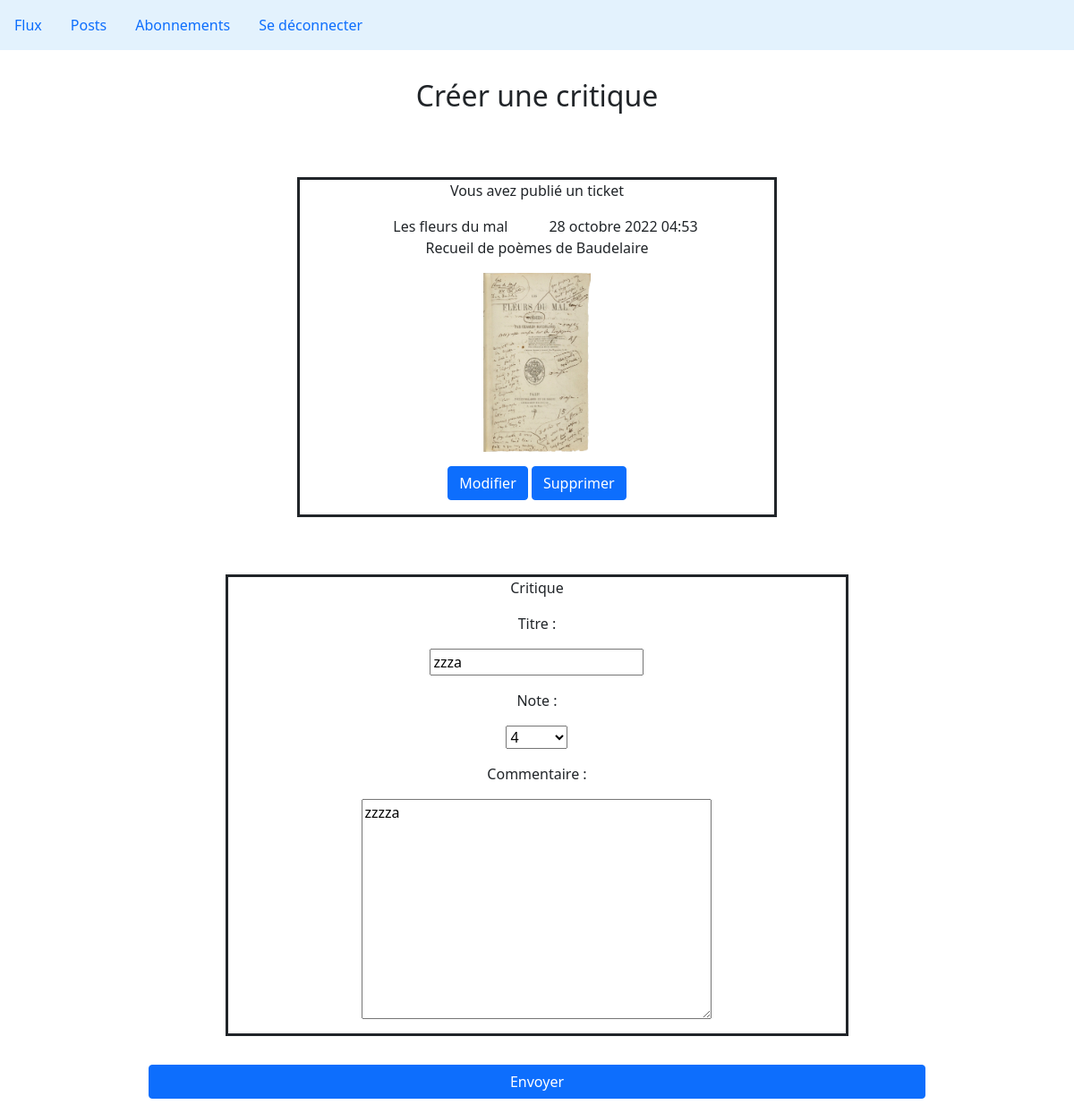
Before: /review/12/change/ (signed in) with the older database file.
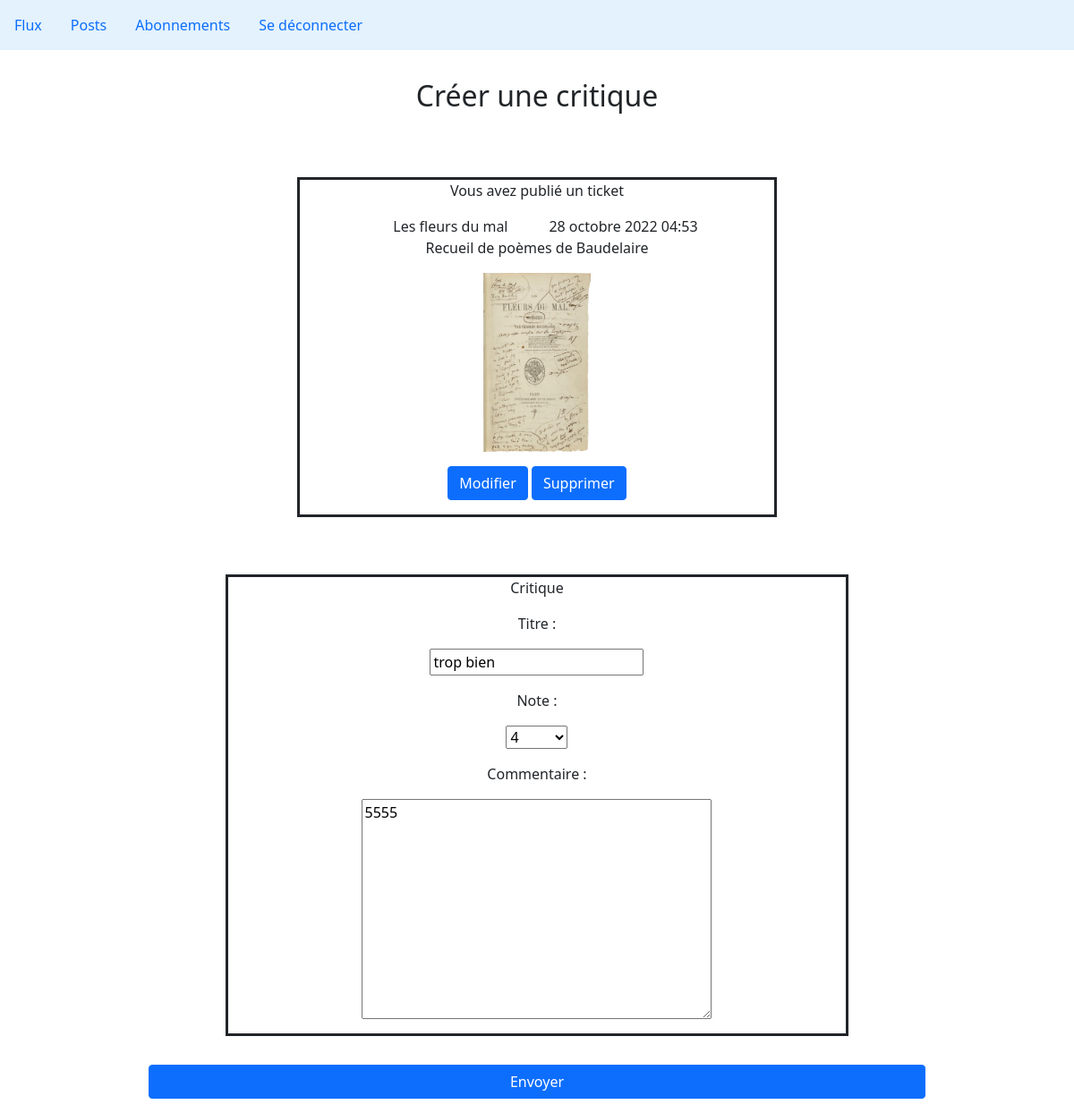
After: the same page with the newer database file.
### Webapp/models.py (models this page shows)
class Review(models.Model):
    RATING_CHOICE = [
        (0, 0),
        (1, 1),
        (2, 2),
        (3, 3),
        (4, 4),
        (5, 5),
    ]
    ticket = models.ForeignKey(Ticket,
                               blank=True,
                               null=True,
                               on_delete=models.CASCADE)
    rating = models.PositiveSmallIntegerField(validators=[
                                              MinValueValidator(0),
                                              MaxValueValidator(5)
                                              ],
                                              choices=RATING_CHOICE,)
    user = models.ForeignKey(User,
                             on_delete=models.CASCADE)
    headline = models.CharField(max_length=128)
    body = models.TextField(max_length=8192, blank=True)
    time_created = models.DateTimeField(auto_now_add=True)

### Webapp/views.py (the view)
# urls.py: path('review/<int:review_id>/change/', views.review_change, name='review-change'),
@login_required(login_url="/")
def review_change(request, review_id):
    review = Review.objects.get(id=review_id)
    ticket = review.ticket
    if request.user != review.user:
        return redirect("not_allowed")
    if request.method == "POST":
        review_form = ReviewForm(request.POST, instance=review)
        if review_form.is_valid():
            review.save()
            return redirect("review-profil", review.id)
    else:
        review_form = ReviewForm(instance=review)
    return render(request,
                  "Webapp/review_create.html",
                  {
                    "ticket": ticket,
                    "review_form": review_form
                  })

### Webapp/forms.py
class ReviewForm(ModelForm):
    class Meta:
        model = Review
        exclude = ("user", "ticket",)

### Webapp/templates/Webapp/review_create.html (shortened to what this page needs)
{% extends 'Webapp/base.html' %}
{% block content %}
<div class="row centered">
    <h2>Créer une critique</h2>
    <form method="POST" enctype="multipart/form-data">
        {% if ticket == None %}
            <div class="container post">
                <div class="centered">
                    <p>Ticket</p>
                    <p>{{ ticket_form.errors }}</p>
                    <p>Titre :</p>
                    <p>{{ ticket_form.title }}</p>
                    <p>Description :</p>
                    <p>{{ ticket_form.description }}</p>
                    <p>Image :</p>
                    <p>{{ ticket_form.image }}</p>
                </div>
            </div>
        {% else %}
            {% include "Webapp/ticket_snippet.html" with ticket=ticket %}
        {% endif %}
        <div class="container post">
            <div class="centered">
                <p>Critique</p>
                <p>Titre :</p>
                <p>{{ review_form.headline }}</p>
                <p>Note :</p>
                <p class="rating">{{ review_form.rating }}</p>
                <p>Commentaire :</p>
                <p>{{ review_form.body }}</p>
            </div>
        </div>
        <input class="btn btn-primary centered" type="submit" value="Envoyer">
    </form>
</div>
{% endblock %}

Changed rows visible on the page:
changed Review: headline "zzza" → "trop bien"; body "zzzza" → "5555"
